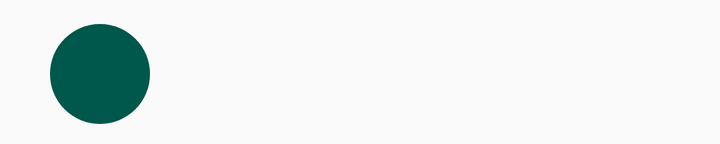
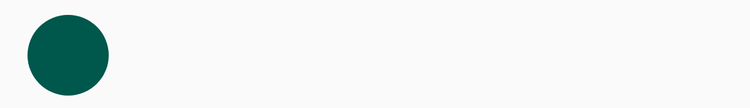

Two renders of one Android screen. The first uses the default layout on a phone; the second uses the alternative layout the repository ships for a different screen configuration, on a matching device. The two XML files are below.
<!-- AndroidManifest.xml: application theme AppTheme -->
<!-- res/layout/fragment_meeting.xml -->
<?xml version="1.0" encoding="utf-8"?>
<android.support.constraint.ConstraintLayout xmlns:android="http://schemas.android.com/apk/res/android"
    xmlns:app="http://schemas.android.com/apk/res-auto"
    android:layout_width="match_parent"
    android:layout_height="wrap_content"
    android:orientation="vertical">

    <ImageView
        android:id="@+id/room_color"
        android:layout_width="50dp"
        android:layout_height="50dp"
        android:layout_marginStart="25dp"
        android:layout_marginTop="12dp"
        android:layout_marginBottom="10dp"
        android:background="@drawable/round"
        app:layout_constraintBottom_toBottomOf="parent"
        app:layout_constraintStart_toStartOf="parent"
        app:layout_constraintTop_toTopOf="parent">

    </ImageView>

    <TextView
        android:id="@+id/meeting_descriptive"
        android:layout_width="wrap_content"
        android:layout_height="wrap_content"
        android:layout_marginStart="25dp"
        android:textColor="#000"
        android:textStyle="bold"
        android:textSize="17sp"
        app:layout_constraintStart_toEndOf="@+id/room_color"
        app:layout_constraintTop_toTopOf="@id/room_color">

    </TextView>

    <TextView
        android:id="@+id/meeting_participants"
        android:layout_width="wrap_content"
        android:layout_height="wrap_content"
        android:layout_marginStart="25dp"
        android:textSize="15sp"
        android:textStyle="bold"
        app:layout_constraintBottom_toBottomOf="@+id/room_color"
        app:layout_constraintStart_toEndOf="@id/room_color">

    </TextView>

    <ImageButton
        android:id="@+id/delete_meeting_button"
        android:layout_width="wrap_content"
        android:layout_height="wrap_content"
        android:layout_marginEnd="15dp"
        android:layout_marginBottom="10dp"
        android:src="@drawable/baseline_delete_black_36"
        android:tint="#0D1742"
        android:background="@null"
        app:layout_constraintEnd_toEndOf="parent"
        app:layout_constraintBottom_toBottomOf="parent">

    </ImageButton>

</android.support.constraint.ConstraintLayout>
<!-- resources referenced by this layout -->
<resources>
  <!-- drawable round (drawable) -->
  <?xml version="1.0" encoding="utf-8"?>
  <shape xmlns:android="http://schemas.android.com/apk/res/android"
      android:shape="oval">
  
      <solid
          android:color="@color/colorPrimaryDark">
  
      </solid>
  
  
  
  </shape>
  <style name="AppTheme" parent="Theme.AppCompat.Light.DarkActionBar">
          
          <item name="colorPrimary">#1D82D1</item>
          <item name="colorPrimaryDark">#4279A7</item>
          <item name="colorAccent">@color/colorAccent</item>
      </style>
  <color name="colorPrimaryDark">#00574B</color>
  <color name="colorAccent">#D81B60</color>
</resources>
<!-- res/layout-large/fragment_meeting.xml (the repository's variant of the layout above) -->
<!-- drawn on a 7-inch tablet held upright -->
<?xml version="1.0" encoding="utf-8"?>
<android.support.constraint.ConstraintLayout xmlns:android="http://schemas.android.com/apk/res/android"
    xmlns:app="http://schemas.android.com/apk/res-auto"

    android:layout_width="match_parent"
    android:layout_height="wrap_content"
    android:orientation="vertical">

    <ImageView
        android:id="@+id/room_color"
        android:layout_width="@dimen/imageView_size_fragment"
        android:layout_height="@dimen/imageView_size_fragment"
        android:layout_marginStart="@dimen/imageView_marginstart_fragment"
        android:layout_marginTop="12dp"
        android:layout_marginBottom="10dp"
        android:background="@drawable/round"
        app:layout_constraintBottom_toBottomOf="parent"
        app:layout_constraintStart_toStartOf="parent"
        app:layout_constraintTop_toTopOf="parent">

    </ImageView>

    <TextView
        android:id="@+id/meeting_descriptive"
        android:layout_width="wrap_content"
        android:layout_height="wrap_content"
        android:layout_marginStart="@dimen/meeting_descriptive_marginstart"
        android:textColor="#000"
        android:textStyle="bold"
        android:textSize="@dimen/size_meeting_descriptive_textview"
        app:layout_constraintStart_toEndOf="@+id/room_color"
        app:layout_constraintTop_toTopOf="@id/room_color">

    </TextView>

    <TextView
        android:id="@+id/meeting_participants"
        android:layout_width="0dp"
        android:layout_height="wrap_content"
        android:layout_marginStart="@dimen/meeting_descriptive_marginstart"
        android:layout_marginEnd="10dp"
        android:ellipsize="end"
        android:maxLines="1"
        android:textSize="20sp"
        android:textStyle="bold"
        app:layout_constraintBottom_toBottomOf="@+id/room_color"
        app:layout_constraintStart_toEndOf="@id/room_color"
        app:layout_constraintEnd_toStartOf="@id/delete_meeting_button">

    </TextView>

    <ImageButton
        android:id="@+id/delete_meeting_button"
        android:layout_width="wrap_content"
        android:layout_height="wrap_content"
        android:layout_marginEnd="@dimen/delete_button_marginend"
        android:layout_marginBottom="20dp"
        android:src="@drawable/baseline_delete_black_48"
        android:tint="#0D1742"
        android:background="@null"
        app:layout_constraintEnd_toEndOf="parent"
        app:layout_constraintBottom_toBottomOf="parent">

    </ImageButton>

</android.support.constraint.ConstraintLayout>
<!-- resources referenced by the variant -->
<!-- as a 7-inch tablet held upright resolves them -->
<resources>
  <!-- from res/values-large/ -->
  <dimen name="delete_button_marginend">15dp</dimen>
  <!-- from res/values-large/ -->
  <dimen name="imageView_marginstart_fragment">22dp</dimen>
  <!-- from res/values-large/ -->
  <dimen name="imageView_size_fragment">65dp</dimen>
  <!-- from res/values-large/ -->
  <dimen name="meeting_descriptive_marginstart">25dp</dimen>
  <!-- from res/values-large/ -->
  <dimen name="size_meeting_descriptive_textview">25sp</dimen>
  <!-- drawable round (drawable) -->
  <?xml version="1.0" encoding="utf-8"?>
  <shape xmlns:android="http://schemas.android.com/apk/res/android"
      android:shape="oval">
  
      <solid
          android:color="@color/colorPrimaryDark">
  
      </solid>
  
  
  
  </shape>
  <style name="AppTheme" parent="Theme.AppCompat.Light.DarkActionBar">
          
          <item name="colorPrimary">#1D82D1</item>
          <item name="colorPrimaryDark">#4279A7</item>
          <item name="colorAccent">@color/colorAccent</item>
      </style>
  <color name="colorPrimaryDark">#00574B</color>
  <color name="colorAccent">#D81B60</color>
</resources>
